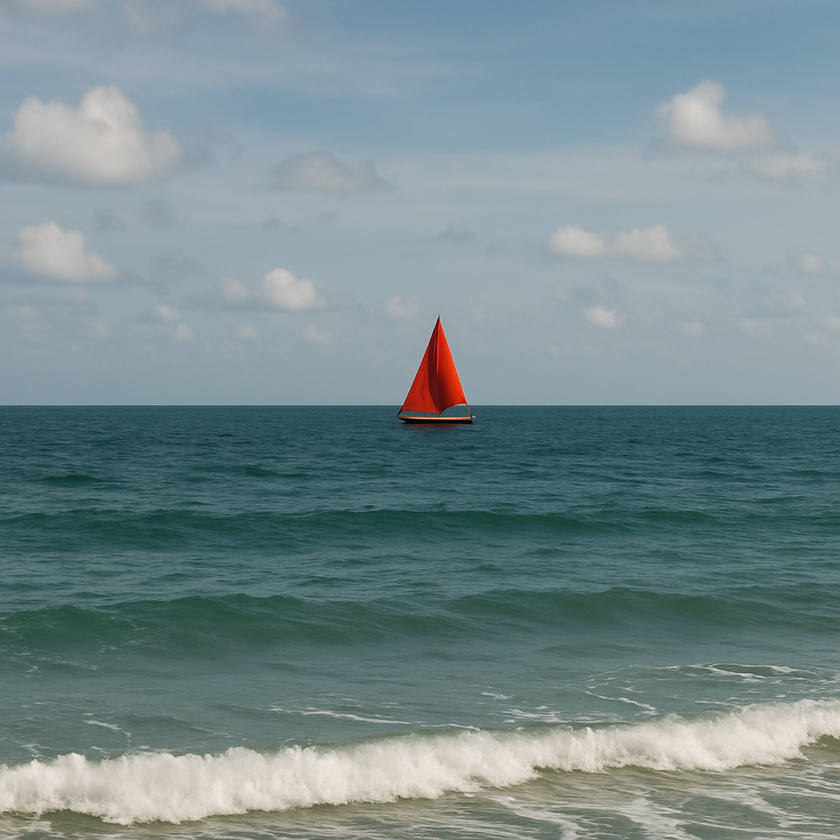
#> input picture pics/boat.png, 840 x 840 px, shrunk from 1024 x 1024 before the run, found by its file name
$ python histograms.py
#> lines starting #> are read from the running program, lines starting #| are printed output that depends on the picture
# what is a histogram?
# as a graph or plot which gives you a overall ideas of intensity distrobution of an image.


import numpy as np
import cv2 as cv
import matplotlib.pyplot as plt

# Crates a 200 x 200 pixel black image
# img = np.zeros((200, 200), np.uint8 )

img = cv.imread('pics/boat.png', 0)
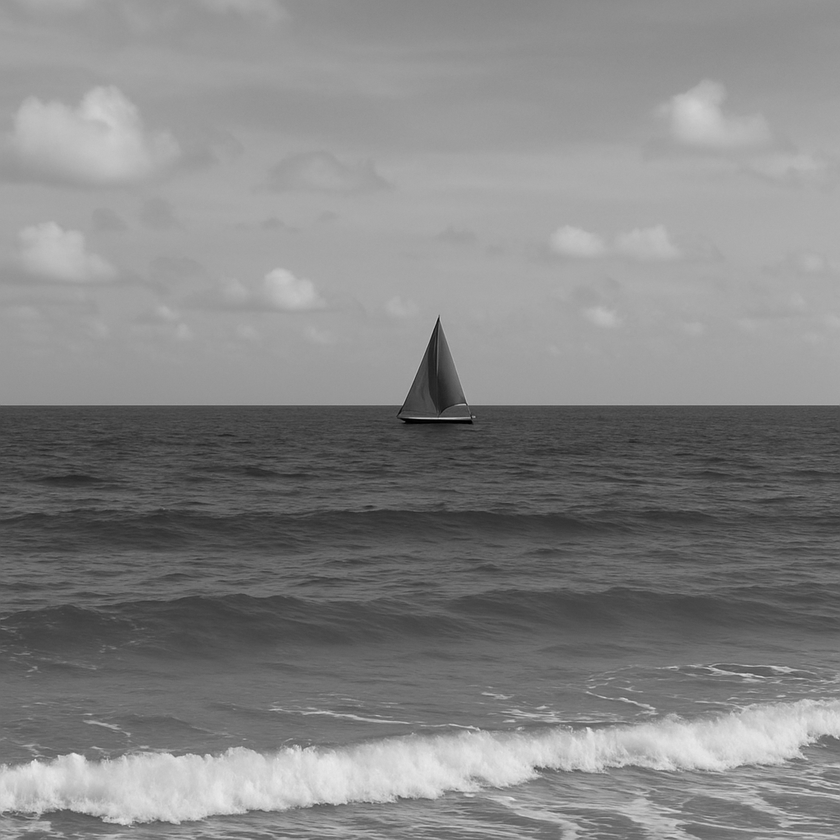
#> img: shape (840, 840); min 0, max 233, mean 133

# cv.rectangle(img, (0, 100), (200, 200), (255), -1)
# cv.rectangle(img, (0, 50), (100, 100), (127), -1)

hist = cv.calcHist([img], [0], None, [256], [0, 256])
#> hist = 256 values, max 14708 at index 168, min 0 at index 234, mean 2756.2

plt.plot(hist)

# [11 lines of commented-out code are left out]
plt.show()
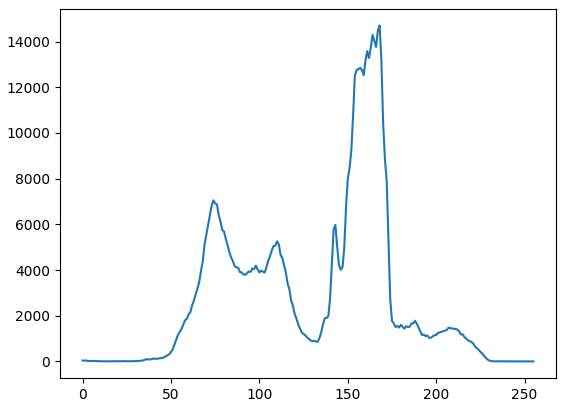
#> figure drawn by matplotlib, 1 panel; curve peaks at x = 168, y = 14708

cv.waitKey(0)
cv.destroyAllWindows()
